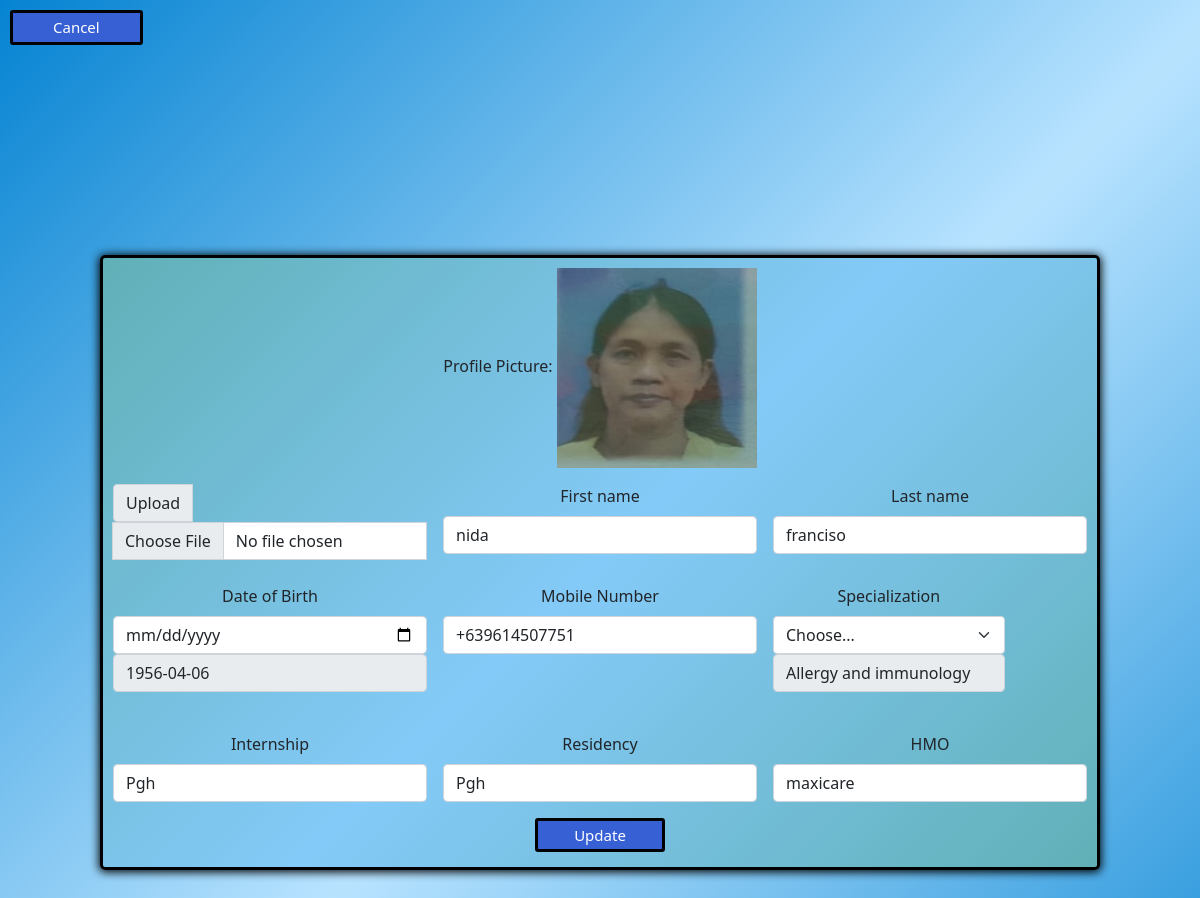
Screenshot of /doctors/edit-profile.php?account_id=738047 with the database file from the repository.
### tables this page shows
CREATE TABLE `doctors_details` (
  `id` int(11) NOT NULL,
  `user_id` int(50) NOT NULL,
  `specialization` varchar(30) NOT NULL,
  `prc_id` blob NOT NULL,
  `prc_number` varchar(10) NOT NULL,
  `internship` varchar(20) NOT NULL,
  `residency` varchar(20) NOT NULL,
  `hmo` varchar(20) NOT NULL,
  `doc_picture` blob NOT NULL,
  `date_time_created` datetime NOT NULL,
  `date_time_updated` datetime DEFAULT NULL,
  `remarks` varchar(30) DEFAULT NULL
);

CREATE TABLE `users` (
  `id` int(11) NOT NULL,
  `doctor_or_secretary` varchar(20) NOT NULL,
  `email` varchar(50) NOT NULL,
  `account_id` int(30) NOT NULL,
  `first_name` varchar(30) NOT NULL,
  `last_name` varchar(30) NOT NULL,
  `age` int(11) NOT NULL,
  `gender` varchar(10) NOT NULL,
  `date_of_birth` date NOT NULL,
  `mobile_number` varchar(13) NOT NULL,
  `v_code` varchar(50) NOT NULL,
  `email_status` int(11) NOT NULL,
  `date_time_created` datetime NOT NULL DEFAULT current_timestamp(),
  `date_time_updated` datetime DEFAULT current_timestamp(),
  `remarks` varchar(20) DEFAULT NULL
);

### doctors/edit-profile.php (the view, shortened to what this page needs)
<!DOCTYPE html>
<html lang="en">
<head>
    <link href="https://cdn.jsdelivr.net/npm/bootstrap@5.0.2/dist/css/bootstrap.min.css" rel="stylesheet">
    <link rel="stylesheet" href="../css/edit-profile.css">
</head>
<body>
    <div class="cancel">
    <a class="btn btn-primary" href="view-profile.php" role="button">Cancel</a>
    </div>
<?php
    include('../connection.php');
    if(isset($_GET['account_id'])){
        $account_id = $_GET['account_id'];
        $query = "SELECT * FROM users
        LEFT JOIN doctors_details ON users.account_id = doctors_details.user_id WHERE users.account_id = '$account_id'";
        $run = mysqli_query($conn,$query);
        if(mysqli_num_rows($run) > 0){
            foreach($run as $row ){
                ?>
                <div class="gen-container">
                <form class="row g-3 needs-validation" action="edit-profile.php?account_id=<?php echo $row ['account_id']?>" method="POST" enctype="multipart/form-data"  novalidate>
                <div class="container">
                <label for="">Profile Picture: </label>
                <img src="<?php echo "profile_picture/" .$row['doc_picture']; ?>" alt="Profile Picture" width="200px" height="200px"> <br>
                </div>
                <div class="col-md-4">
                    <div class="input-group mb-2">
                        <label class="input-group-text" for="inputGroupFile01">Upload</label>
                        <input type="file" class="form-control w-75" name="doc_picture" id="inputGroupFile01" required>
                    </div>
                </div>
                <div class="col-md-4">
                    <label for="validationCustom01" class="form-label">First name</label>
                    <input type="text" class="form-control" name="first_name" id="validationCustom01" value="<?php echo $row ['first_name']?>" required>
                </div>
                <div class="col-md-4">
                    <label for="validationCustom01" class="form-label">Last name</label>
                    <input type="text" class="form-control" name="last_name" id="validationCustom01" value="<?php echo $row['last_name']?>" required>
                </div>
                <div class="col-md-4">
                    <label for="validationCustom01"  class="form-label">Date of Birth</label>
                    <input type="date" class="form-control" id="validationCustom01"  required>
                    <input type="text" class="form-control" id="validationCustom01" name="date_of_birth" value="<?php echo $row ['date_of_birth']?>" id="" readonly>
                </div>
                <div class="col-md-4">
                    <label for="validationCustom01" class="form-label">Mobile Number</label>
                    <input type="text" class="form-control" name="mobile_number" id="validationCustom01" value="<?php echo $row['mobile_number']?>" required>
                </div>
                <div class="col-md-3">
                    <label for="validationDefault04" class="form-label">Specialization</label>
                    <select class="form-select" id="validationDefault04" name="specialization" required>
                        <option selected disabled value="">Choose...</option>
                    </select>
                        <input type="text" class="form-control" name="specialization" value="<?php echo $row ['specialization']?>" readonly> <br>
                </div>
                <div class="col-md-4">
                    <label for="validationCustom01" class="form-label">Internship</label>
                    <input type="text" class="form-control" id="validationCustom01" name="internship"  value="<?php echo $row['internship']?>" required>
                </div>
                <div class="col-md-4">
                    <label for="validationCustom01" class="form-label">Residency</label>
                    <input type="text" class="form-control" id="validationCustom01" name="residency"  value="<?php echo $row['residency']?>" required>
                </div>
                <div class="col-md-4">
                    <label for="validationCustom01" class="form-label">HMO</label>
                    <input type="text" class="form-control" id="validationCustom01" name="hmo"  value="<?php echo $row['hmo']?>" required>
                </div>
                <div class="col-12">
                    <input class="btn btn-primary" type="submit" value="Update" name="update">
                </div>
                </form>
                </div>
                <?php
            }
        }
    }
?>
</body>
</html>

### css/edit-profile.css (style rules this page uses)
* { margin: 0px; padding: 0px; }
body { background: linear-gradient(135deg, #0583d2, #b8e3ff, #0583d2); font-family: 'Segoe UI', Tahoma, Geneva, Verdana, sans-serif; padding-bottom: 380px; }
.cancel a { text-align: center; margin: 10px; border: solid black; border-radius: 3px; background-color: #3660D4; padding: 3px 40px; box-sizing: border-box; color: white; text-decoration: none; font-size: 15px; }
.gen-container { text-align: center; justify-content: center; margin: 0 auto; border-radius: 5px; margin-top: 200px; padding: 10px; border: solid black; width: 1000px; background: linear-gradient(135deg, #61b0b7, #84caf8, #61b0b7); margin-bottom: 10px; box-shadow: 0px 1px 10px 1px #000; padding-bottom: 15px; }
.col-12 input[type= submit] { justify-content: center; width: 130px; font-size: 15px; padding: 3px 6px; border-radius: 3px; box-sizing: border-box; background-color: #3660D4; color: white; text-align: center; border: solid black; }

### rows the page displays
doctors_details: doc_picture (picture), first_name "nida", last_name "franciso", date_of_birth "1956-04-06", mobile_number "+639614507751", specialization "Allergy and immunology", internship "Pgh", residency "Pgh", hmo "maxicare"
